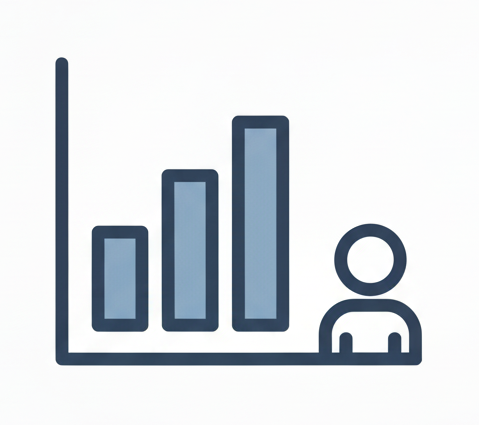
#> input picture src_icon.png, 479 x 425 px
$ python update_icon_with_image.py
#> lines starting #> are read from the running program, lines starting #| are printed output that depends on the picture

from PIL import Image
import io
import base64
import os

def update_icon_from_image():
    src_path = "src_icon.png"
    if not os.path.exists(src_path):
        print(f"Error: {src_path} not found.")
        return

    try:
        # Open source image
        img = Image.open(src_path)
#> img is the input picture: PIL image 479x425 RGBA; mean R, G, B, A 217, 221.7, 226.3, 255

        # 1. Standard Icon (favicon/app icon) - 192x192
        # Use high quality resampling
        img_std = img.resize((192, 192), Image.Resampling.LANCZOS)
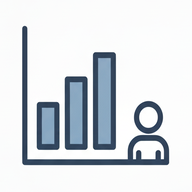
#> img_std: PIL image 192x192 RGBA; mean R, G, B, A 216.8, 221.5, 226.1, 255

        # Convert to PNG bytes
        buffer_std = io.BytesIO()
        img_std.save(buffer_std, format="PNG")
        icon_base64 = base64.b64encode(buffer_std.getvalue()).decode("utf-8")

        # 2. iOS Icon (Apple Touch Icon) - 180x180 (Standard for iPhone)
        # iOS adds its own rounded corners, so we usually provide a square image.
        # However, to be safe and ensure it looks good, we can just use the same image
        # or resize specifically to 180x180.
        img_ios = img.resize((180, 180), Image.Resampling.LANCZOS)
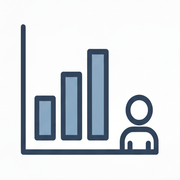
#> img_ios: PIL image 180x180 RGBA; mean R, G, B, A 216.8, 221.5, 226.1, 255

        # Convert to PNG bytes
        buffer_ios = io.BytesIO()
        img_ios.save(buffer_ios, format="PNG")
        ios_icon_base64 = base64.b64encode(buffer_ios.getvalue()).decode("utf-8")

        # Write to icon_data.py
        with open("icon_data.py", "w", encoding="utf-8") as f:
            f.write(f'ICON_BASE64 = "{icon_base64}"\n')
            f.write(f'IOS_ICON_BASE64 = "{ios_icon_base64}"\n')

        print("Success: icon_data.py updated with new image data.")

    except Exception as e:
        print(f"Error processing image: {e}")

if __name__ == "__main__":
    update_icon_from_image()
